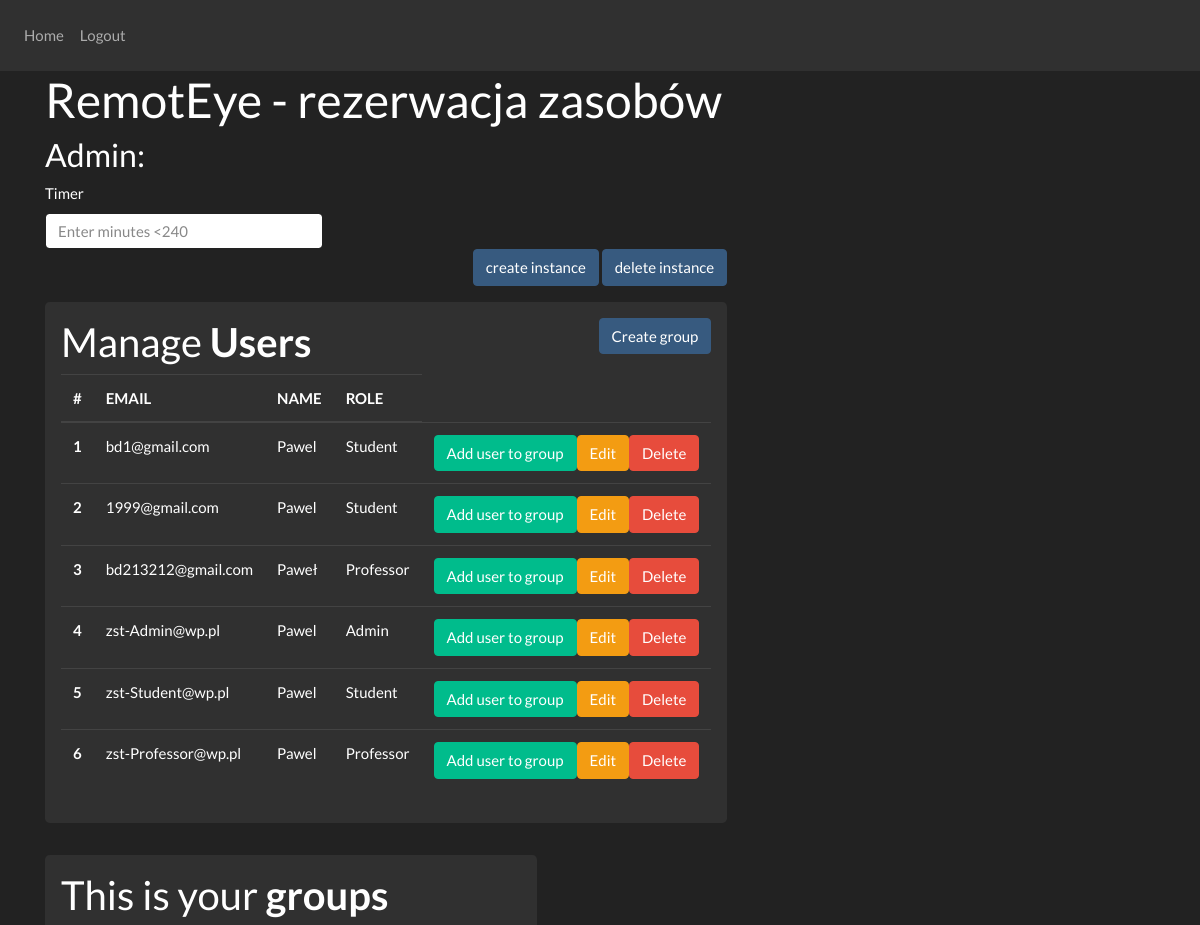
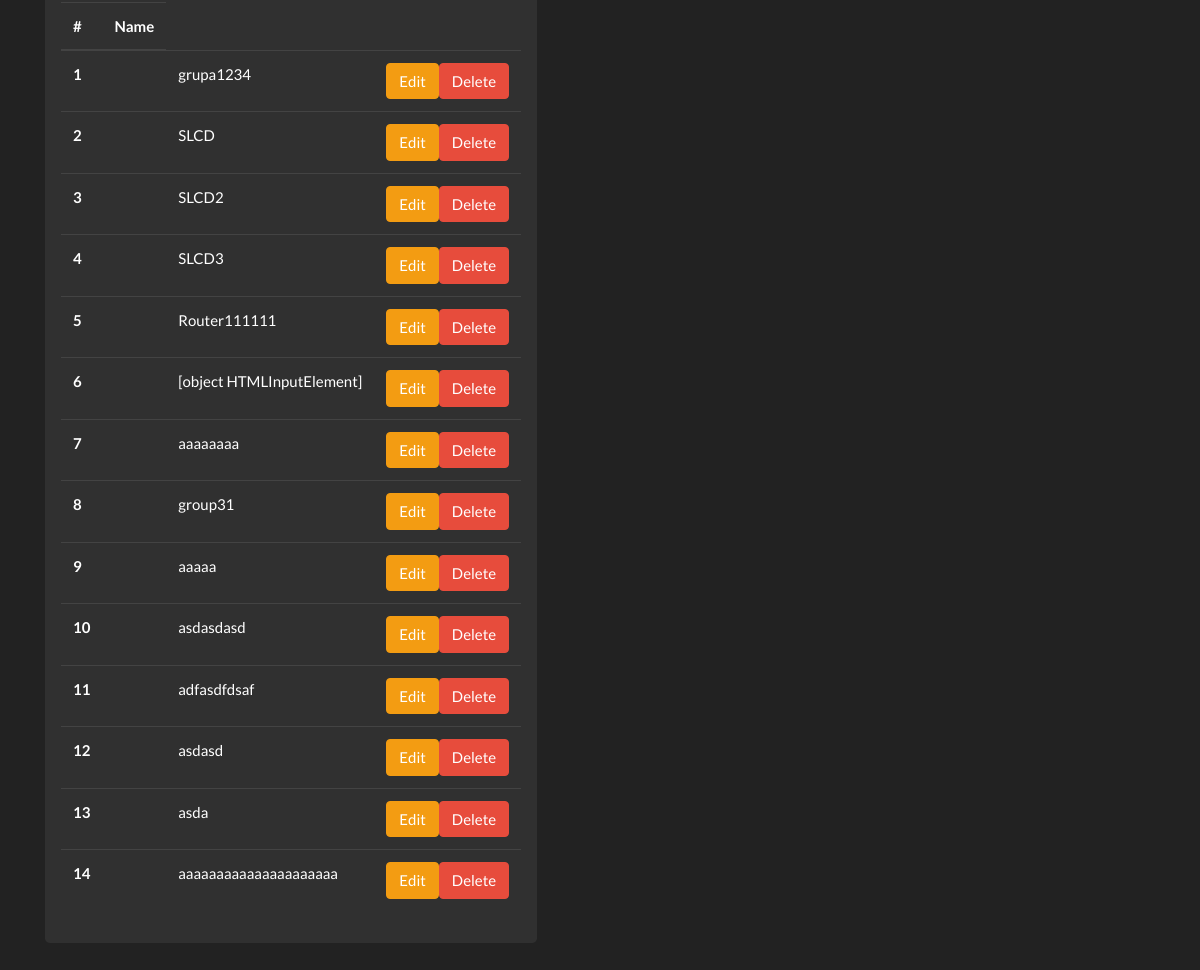
The app's page /main (signed in) with its own data (2 pictures, top to bottom).
### website/models.py (models this page shows)
class User(db.Model, UserMixin):
    id = db.Column(db.Integer, primary_key=True)
    email = db.Column(db.String(150), unique=True)
    password = db.Column(db.String(150))
    first_name = db.Column(db.String(150))
    role = db.Column(db.String)

class Group(db.Model):
    id = db.Column(db.Integer, primary_key=True)
    id_owner = db.Column(db.Integer, db.ForeignKey('user.id'))
    name_group = db.Column(db.String(150))

### website/views.py (the view)
@views.route('/main', methods=['GET'])
@login_required
def get_main_page():
    return render_template("home-Admin.html",
                           current_user=current_user,
                           users=show_users(),
                           groups=show_groups(),
                           groups_for_current_professor=show_groups_for_current_professor(),
                           user_has_permission=user_has_permission,
                           )

### website/__init__.py (called while the page is built)
def create_app():
    app = Flask(__name__)
    app.config['SECRET_KEY'] = 'hjshjhdjah kjshkjdhjs'
    app.config['SQLALCHEMY_DATABASE_URI'] = f'sqlite:///{DB_NAME}'
    app.config['PERMANENT_SESSION_LIFETIME'] = timedelta(minutes=60) #Auto wylogowanie po 5 minutach
    db.init_app(app)
    from .views import views
    from .auth import auth
    app.register_blueprint(views, url_prefix='/')
    app.register_blueprint(auth, url_prefix='/')
    from .models import User, Group, UserInGroup
    create_database(app)
    login_manager = LoginManager()
    login_manager.login_view = 'auth.login'
    login_manager.init_app(app)
    @login_manager.user_loader
    def load_user(id):
        return User.query.get(int(id))
    return app

### website/permissions.py (called while the page is built)
def user_has_permission(permission):
    return permission in role_permissions[current_user.role]

### website/request_to_database.py (called while the page is built)
def show_users():
    results = db.session.query(User).all()
    return results

def show_groups():
    results = db.session.query(Group).all()
    return results

def show_groups_for_current_professor():
    results = filter(lambda group: group.id_owner == current_user.id, db.session.query(Group).all())
    return results

### website/templates/home-Admin.html (shortened to what this page needs)
{% extends "base.html" %}{% block title %}RemotEye - Admin{% endblock %}
{% block content %}
    <h1> RemotEye - rezerwacja zasobów </h1>
    <h3>Admin: </h3>
    <form method="get" action="/main">
        <div class="w-25">
            <label for="time">Timer</label>
            <input
                    class="form-control"
                    name="time"
                    placeholder="Enter minutes <240"
            />
        </div>
        <div align="center">
            <input type="submit"
                   value="create instance"
                   class="btn btn-primary mb-3"
                   name="action1"
            />
            <input type="submit"
                   value="delete instance"
                   class="btn btn-primary mb-3"
                   name="action2"
            />
        </div>
        <div class="container">
            <div class="row">
                {% include "table_users.html" %}
                {% include "professors-groups.html" %}
            </div>
        </div>
    </form>
{% endblock %}

### website/templates/base.html (shortened to what this page needs)
<!DOCTYPE html>
<html>
  <head>
    <link
      rel="stylesheet"
      href="https://stackpath.bootstrapcdn.com/bootstrap/4.4.1/css/bootstrap.min.css"
    />
    <link
      rel="stylesheet"
      href="https://cdn.jsdelivr.net/npm/bootswatch@4.5.2/dist/darkly/bootstrap.min.css"
    />
  </head>
  <body>
    <nav class="navbar navbar-expand-lg navbar-dark bg-dark">
      <div class="collapse navbar-collapse" id="navbar">
        <div class="navbar-nav">
          {% if current_user.is_authenticated %}
          <a class="nav-item nav-link" id="home" href="/main">Home</a>
          <a class="nav-item nav-link" id="logout" href="/logout">Logout</a>
          {% else %}
          <a class="nav-item nav-link" id="login" href="/">Login</a>
          <a class="nav-item nav-link" id="signUp" href="/sign-up">Sign Up</a>
          {% endif %}
        </div>
      </div>
    </nav>
    <div class="container">{% block content %} {% endblock %}</div>
  </body>
</html>

### website/templates/table_users.html (shortened to what this page needs)
{% if user_has_permission("table_users") %}
    <div class="jumbotron p-3">
        <h2> Manage <b> Users </b>
            <button type="button"
                    class="btn btn-primary float-right"
                    data-toggle="modal"
                    data-target="#create-group-modal">Create group
            </button>
        </h2>
        <table class="table table-hover table-dark">
            <thead>
            <tr>
                <th scope="col"> #</th>
                <th scope="col"> EMAIL</th>
                <th scope="col"> NAME</th>
                <th scope="col"> ROLE</th>
            </tr>
            </thead>
            {% for user in users %}
                <tr>
                    <th scope="row"> {{ user.id }} </th>
                    <td> {{ user.email }} </td>
                    <td> {{ user.first_name }} </td>
                    <td> {{ user.role }} </td>
                    <td>
                        <a href=""
                           class="btn btn-danger btn-xs float-right"
                           onclick="return confirm('Are you sure to delete?')">Delete</a>
                        <a href=""
                           class="btn btn-warning btn-xs float-right"
                           data-toggle="modal"
                           data-target="#modaledit">Edit</a>
                        <a href=""
                           class="btn btn-success btn-xs float-right"
                           data-toggle="modal"
                           data-target="#add_user_to_group"
                           id="button_add_user_to_group-{{ user.id }}"
                           onclick="sendIdButtonForUser(this.id)">Add user to group</a>
                    </td>
                </tr>
            {% endfor %}
        </table>
    </div>
{% endif %}

### website/templates/professors-groups.html
{% if user_has_permission("groups_for_current_professor") %}
    <div class="jumbotron p-3">
        <h2> This is your <b> groups </b></h2>
        <table class="table table-hover table-dark">
            <thead>
            <tr>
                <th scope="col"> #</th>
                <th scope="col"> Name</th>
            </tr>
            </thead>
            {% for group in groups_for_current_professor %}
                <tr>
                    <th scope="row"> {{ loop.index }}
                    <th>
                    <td> {{ group.name_group }} </td>
                    <td>
                        <a href="" class="btn btn-danger btn-xs float-right"
                           onclick="return confirm('Are you sure to delete?')">Delete</a>
                        <a href="" class="btn btn-warning btn-xs float-right" data-toggle="modal"
                           data-target="#modaledit">Edit</a>
                    </td>
                </tr>
            {% endfor %}
        </table>
    </div>
{% endif %}

### records on screen
User: id "1", email "bd1@gmail.com", first_name "Pawel", role "Student"
User: id "2", email "1999@gmail.com", first_name "Pawel", role "Student"
User: id "3", email "bd213212@gmail.com", first_name "Paweł", role "Professor"
User: id "4", email "zst-Admin@wp.pl", first_name "Pawel", role "Admin"
User: id "5", email "zst-Student@wp.pl", first_name "Pawel", role "Student"
User: id "6", email "zst-Professor@wp.pl", first_name "Pawel", role "Professor"
Group: name_group "grupa1234"
Group: name_group "SLCD"
Group: name_group "SLCD2"
Group: name_group "SLCD3"
Group: name_group "Router111111"
Group: name_group "[object HTMLInputElement]"
Group: name_group "aaaaaaaa"
Group: name_group "group31"
Group: name_group "aaaaa"
Group: name_group "asdasdasd"
Group: name_group "adfasdfdsaf"
Group: name_group "asdasd"
Group: name_group "asda"
Group: name_group "aaaaaaaaaaaaaaaaaaaaa"
